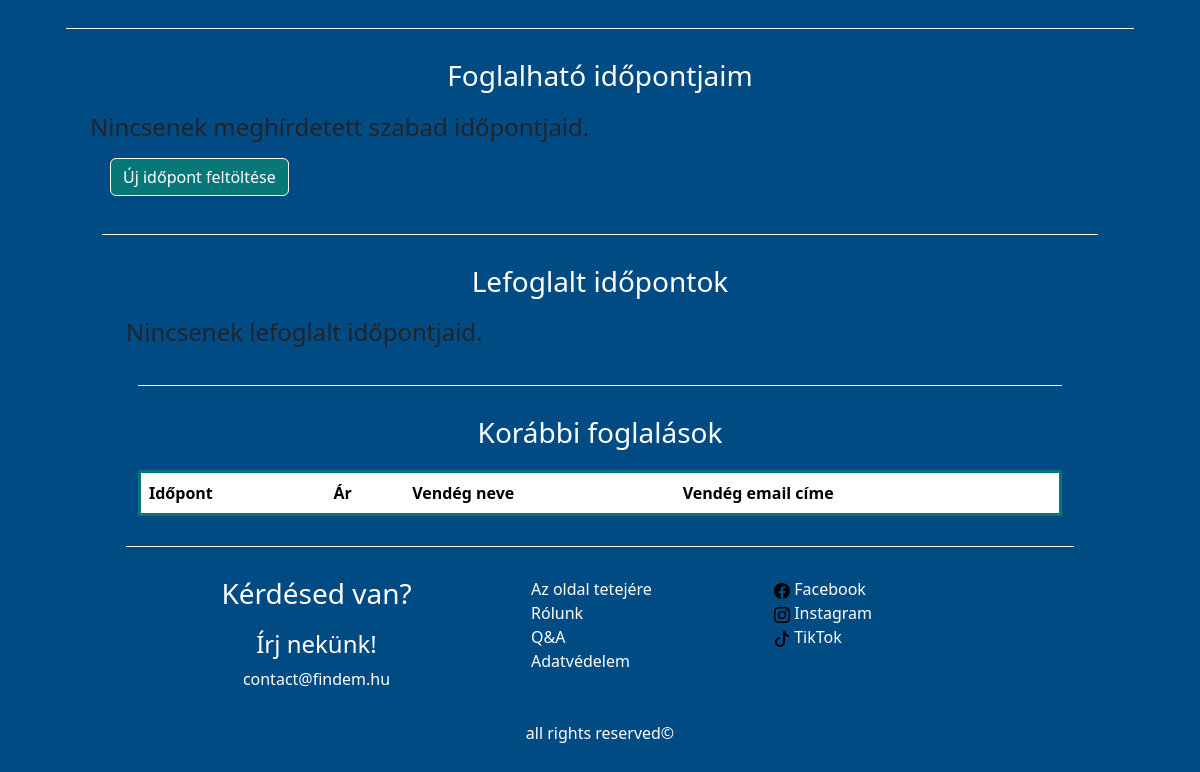
Before: /service_profile (signed in, lower part) with the older database file.
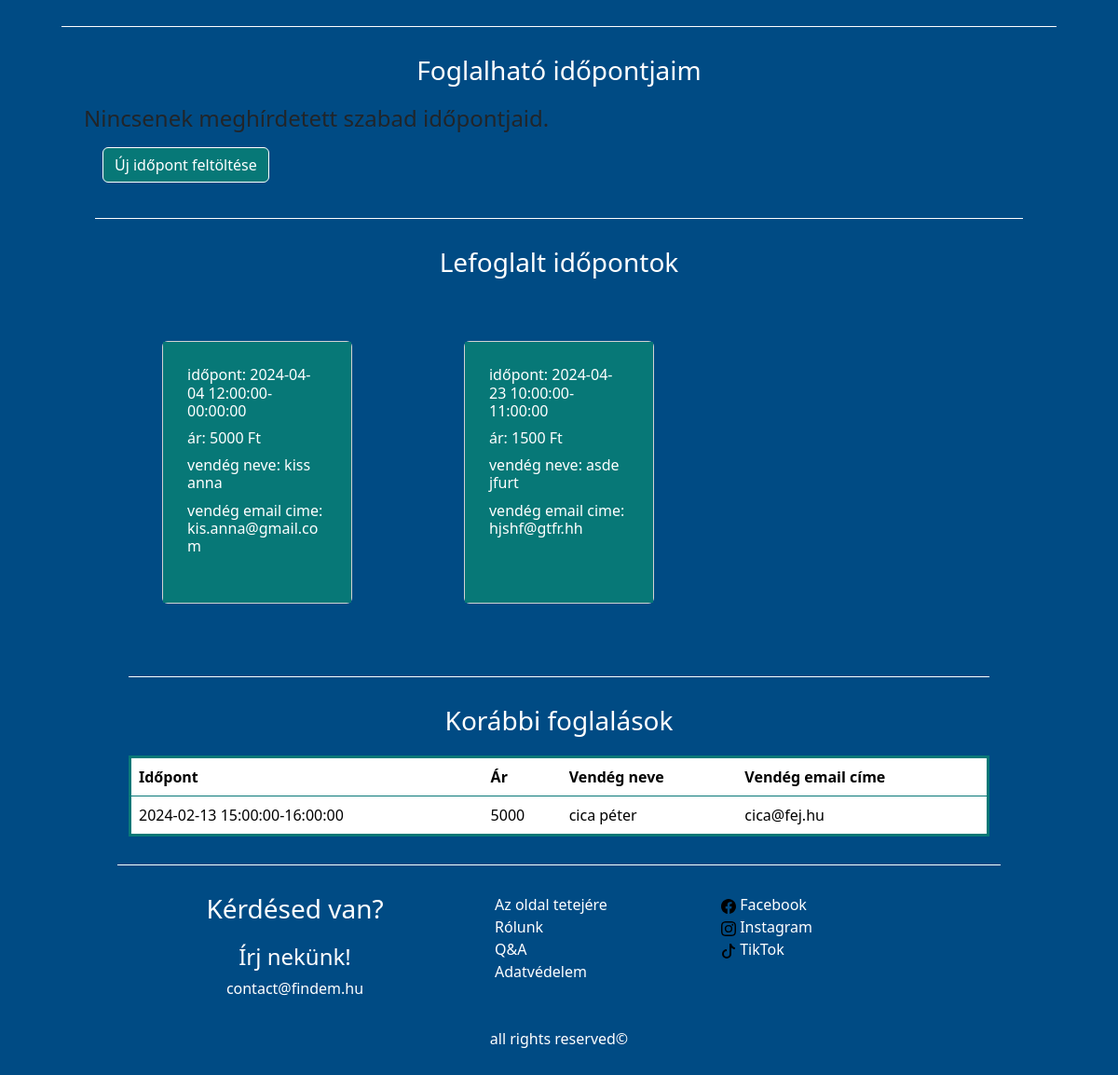
After: the same page with the newer database file.
### tables this page shows
CREATE TABLE `appointment` (
                               `appointment_id` int(11) NOT NULL,
                               `service_id` int(11) NOT NULL,
                               `status_id` int(11) NOT NULL,
                               `appointment_date` date NOT NULL,
                               `appointment_time` time NOT NULL,
                               `appointment_duration` int(11) NOT NULL,
                               `appointment_fee` int(11) NOT NULL
);

CREATE TABLE `user` (
                        `user_id` int(11) NOT NULL,
                        `role_id` int(11) NOT NULL,
                        `first_name` varchar(30) NOT NULL,
                        `last_name` varchar(30) NOT NULL,
                        `email_address` varchar(50) NOT NULL,
                        `password` varchar(20) NOT NULL
);

### app/controllers/ProviderProfileController.php (called while the page is built, shortened)
<?php
class ProviderProfileController
{
    public function index(): void
    {
        $service = new Service();
        $template = new Template(self::PROFILE_PROVIDER_VIEW . '.php');
        $template->loadView([
            'message' => Helper::setFlashMessage(),
            'nav' => Helper::setNav(),
            'freeAppointments' => $service->getFreeAppointmentsOfProvider(),
            'upcomingAppointments' => $service->getUpcomingReservationsOfProvider(),
            'pastAppointments' => $service->getPastReservationsOfProvider(),
        ]);
    }
}

### core/Router.php (called while the page is built, shortened)
<?php
class Router
{
    private array $requestArray;
    public function __construct()
    {
        $request = $_SERVER['REQUEST_URI'] ?? '/';
        $this->requestArray = array_filter(explode('/', $request));
    }
    public function match(): void
    {
        $method = 'index';
        if ($this->requestArray) {
            foreach (self::ROUTES as $key => $route) {
                if ($key === $this->requestArray[1]) {
                    $method = $this->requestArray[2] ?? 'index';
                    break;
                }
            }
        }
        $args = !empty($args) ? $args : [];
        $controller = new $controllerName();
        try {
            if (!method_exists($controller, $method)) {
                $wrongMethod = $method;
                $this->callNotFound($controller, $method);
                throw new \Exception("Method: " . $wrongMethod . " doesn't exist.");
            }
        } catch (\Exception $exception) {
            error_log($exception->getMessage(), 0);
        } finally {
            $args ? $controller->$method(...$args) : $controller->$method();
        }
    }
}

### index.php (called while the page is built, shortened)
<?php
$router = new Router();
$router->match();

### app/models/Service.php (called while the page is built, shortened)
<?php
class Service
{
    private $dbConn;
    public function __construct()
    {
        $this->dbConn = new DatabaseHandler();
    }
    public function calculateAppointmentTimeInArray(array $appointments): array
    {
        if (empty($appointments)) {
            return $appointments;
        }
        return $appointments;
    }
    public function getFreeAppointmentsOfProvider(): bool|array
    {
        $this->dbConn->query("SELECT  appointment.appointment_id, appointment.appointment_date,
                                            appointment.appointment_time, appointment.appointment_duration,
                                            appointment.appointment_fee
                                        FROM appointment
                                        INNER JOIN service
                                            ON appointment.service_id = service.service_id
                                        WHERE service.service_provider_id = :provider_id
                                        AND appointment.status_id = 1
                                          AND (appointment.appointment_date > CURDATE()
	                                            OR (appointment.appointment_date = CURDATE()
     	                                            AND appointment.appointment_time > TIME(DATE_ADD(NOW(), INTERVAL 2 HOUR)))) ");
        $this->dbConn->bind(':provider_id', $_SESSION['user']);
        $freeAppointments = $this->dbConn->resultSet();
        return $this->calculateAppointmentTimeInArray($freeAppointments);
    }
    public function getUpcomingReservationsOfProvider(): array
    {
        $this->dbConn->query("SELECT  appointment.appointment_id, appointment.appointment_date,
                                            appointment.appointment_time, appointment.appointment_duration,
                                            appointment.appointment_fee, user.first_name, user.last_name, user.email_address
                                        FROM appointment
                                        INNER JOIN service
                                            ON appointment.service_id = service.service_id
                                        INNER JOIN reservation
                                            ON reservation.appointment_id = appointment.appointment_id
                                        INNER JOIN user
                                            ON reservation.user_id = user.user_id
                                        WHERE appointment.service_id = (SELECT service_id FROM service WHERE service_provider_id = :user_id)
                                        AND appointment.status_id
                                          AND (appointment.appointment_date > CURDATE()
	                                            OR (appointment.appointment_date = CURDATE()
     	                                            AND appointment.appointment_time > TIME(DATE_ADD(NOW(), INTERVAL 2 HOUR))))");
        $this->dbConn->bind(':user_id', $_SESSION['user']);
        $upcomingAppointments = $this->dbConn->resultSet();
        return $this->calculateAppointmentTimeInArray($upcomingAppointments);
    }
    public function getPastReservationsOfProvider(): array
    {
        $this->dbConn->query("SELECT  appointment.appointment_id, appointment.appointment_date,
                                            appointment.appointment_time, appointment.appointment_duration,
                                            appointment.appointment_fee, user.first_name, user.last_name, user.email_address
                                        FROM appointment
                                        INNER JOIN service
                                            ON appointment.service_id = service.service_id
                                        INNER JOIN reservation
                                            ON reservation.appointment_id = appointment.appointment_id
                                        INNER JOIN user
                                            ON reservation.user_id = user.user_id
                                        WHERE appointment.service_id = (SELECT service_id FROM service WHERE service_provider_id = :user_id)
                                        AND appointment.status_id
                                          AND (appointment.appointment_date < CURDATE()
	                                            OR (appointment.appointment_date = CURDATE()
     	                                            AND appointment.appointment_time < TIME(DATE_ADD(NOW(), INTERVAL 2 HOUR))))");
        $this->dbConn->bind(':user_id', $_SESSION['user']);
        $pastAppointments = $this->dbConn->resultSet();
        return $this->calculateAppointmentTimeInArray($pastAppointments);
    }
}

### core/DatabaseHandler.php (called while the page is built, shortened)
<?php
class DatabaseHandler
{
    private string $host = DB_HOST;
    private string $user = DB_USER;
    private string $pass = DB_PASS;
    private string $dbname = DB_NAME;
    private \PDO $handler;
    private false|\PDOStatement $statement;
    public function __construct()
    {
        $connection = 'mysql:host=' . $this->host . ';dbname=' . $this->dbname;
        $options = [
            PDO::ATTR_PERSISTENT => true,
            PDO::ATTR_ERRMODE => PDO::ERRMODE_EXCEPTION,
        ];
        try {
            $this->handler = new PDO($connection, $this->user, $this->pass, $options);
        } catch (PDOException $e) {
            $this->error = $e->getMessage();
        }
    }
    public function query($query): void
    {
        $this->statement = $this->handler->prepare($query);
    }
    public function bind($param, $value, $type = null): void
    {
        if(is_null($type))
        {
            switch(true) {
                case is_int ($value):
                    $type = PDO::PARAM_INT;
                    break;
            }
        }
        $this->statement->bindValue($param, $value, $type);
    }
    public function execute(): bool
    {
        return $this->statement->execute();
    }
    public function resultSet(): bool|array
    {
        $this->execute();
        return $this->statement->fetchAll(PDO::FETCH_ASSOC);
    }
}

### app/views/profile_provider_view.php (the view, shortened to what the rows shown need)
<?php include 'inc/header.php'; ?>
<div class="container">
    <div class="container">
        <div class="container">
            <div class="container">
                <div class="container">
                    <div class="container">
                        <div class="container">
                            <div class="row gy-3">
                                <?php if (empty($upcomingAppointments)): ?>
                                    <h4>Nincsenek lefoglalt időpontjaid.</h4>
                                <?php else: ?>
                                    <?php foreach ($upcomingAppointments  as $appointment): ?>
                                        <div class="col-md-4">
                                            <div class="card m-5">
                                                <div class="card-body">
                                                    <h6 class="card-subtitle mb-2 text-body-secondary">
                                                        <span>időpont: </span><?php echo $appointment['appointmentTime']; ?>
                                                    </h6>
                                                    <h6 class="card-subtitle mb-2 text-body-secondary"><span>ár: </span>
                                                        <?php echo $appointment['appointment_fee']; ?> Ft
                                                    </h6>
                                                    <h6 class="card-subtitle mb-2 text-body-secondary">
                                                        <span>vendég neve: </span>
                                                        <?php echo $appointment['last_name'] . ' ' . $appointment['first_name']; ?>
                                                    </h6>
                                                    <h6 class="card-subtitle mb-2 text-body-secondary">
                                                        <span>vendég email cime: </span><?php echo $appointment['email_address']; ?>
                                                    </h6>
                                                </div>
                                            </div>
                                        </div>
                                    <?php endforeach; ?>
                                <?php endif; ?>
                            </div>
                            <div class="container">
                                <table class="table reservationTable">
                                    <thead>
                                    <tr>
                                        <th scope="col">Időpont</th>
                                        <th scope="col">Ár</th>
                                        <th scope="col">Vendég neve</th>
                                        <th scope="col">Vendég email címe</th>
                                    </tr>
                                    </thead>
                                    <tbody>
                                     <?php foreach ($pastAppointments  as $appointment): ?>
                                        <tr>
                                            <td><?php echo $appointment['appointmentTime']; ?></td>
                                            <td><?php echo $appointment['appointment_fee']; ?></td>
                                            <td><?php echo $appointment['last_name'] . ' ' . $appointment['first_name']; ?></td>
                                            <td><?php echo $appointment['email_address']; ?></td>
                                        </tr>
                                    <?php endforeach; ?>
                                    </tbody>
                                </table>
                            </div>
                        </div>
                        <?php include 'inc/footer.php'; ?>

Changed rows visible on the page:
added appointment: appointmentTime "2024-04-04 12:00:00-00:00:00", appointment_fee "5000", user.last_name "kiss", user.first_name "anna", user.email_address "kis.anna@gmail.com", shown under "Lefoglalt időpontok"
added appointment: appointmentTime "2024-04-23 10:00:00-11:00:00", appointment_fee "1500", user.last_name "asde", user.first_name "jfurt", user.email_address "hjshf@gtfr.hh", shown under "Lefoglalt időpontok"
now on this page (row edited): appointment: appointmentTime "2024-02-13 15:00:00-16:00:00", appointment_fee "5000", user.last_name "cica", user.first_name "péter", user.email_address "cica@fej.hu", shown under "Korábbi foglalások"
Other visible differences:
text no longer shown: "Nincsenek lefoglalt időpontjaid."
